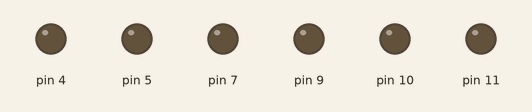
A sketch run on a simulated Arduino Uno, built with avr-gcc and run on an emulated ATmega328P. Parts: output pins drawn as LEDs (lit = HIGH).

Above: at 0.1 s.
At 2.6 s:
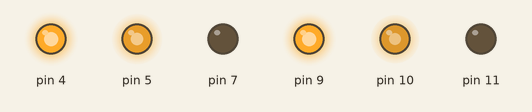
At 16.6 s:
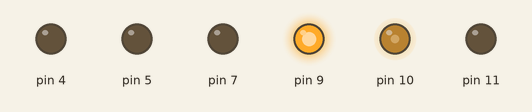
At 19.6 s:
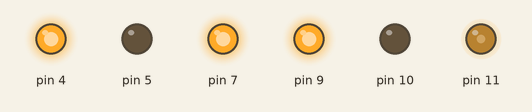
At 26.1 s:
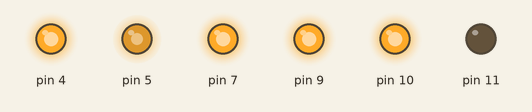
At 37.6 s:
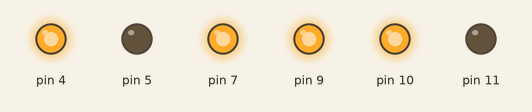
Timing chart, 0 to 40.0 s (numbered marks = the images above):
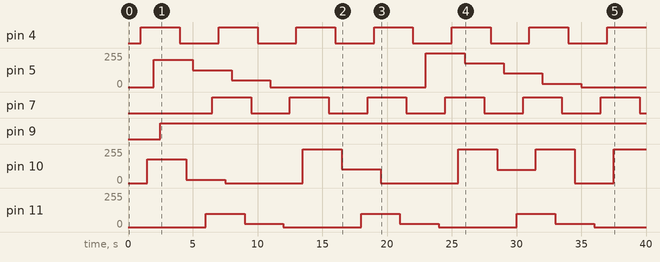

The sketch:

BlinkBeat.ino
```cpp
// this is the object file for the blinking object
// it represents a light from a specific output
// with a feature that indicates if it fades or blinks
// and determines the rest time (from off mode
// can also sync to other BlinkBeats

class BlinkBeat {

  private:
    int _pin; // the output pin
    bool _isFade; // does this fade or just blink
    int _onTime; // how long it is on fir
    int _coolDownTime; // the off time
    int _Voltage; // max voltage of this pin
    bool _currentState; // true for it is its on
    unsigned long _setTime; // the specific time right now for the object

  public:

  // Constructor
  BlinkBeat(int pin, bool fade , int onTime , int coolDownTime , int Voltage  , bool currentState ) {
    _pin = pin;
    _isFade = fade;
    _onTime = onTime;
    _coolDownTime = coolDownTime;
    _Voltage = Voltage;
    _currentState = currentState;
    _setTime = 0;
    pinMode(_pin, OUTPUT);
  }

  // Syncs this BlinkBeat with theo ther in terms of onTime, coolDownTime, currentState, and setTime
  void sync(BlinkBeat other) {
    _onTime = other._onTime;
    _coolDownTime = other._coolDownTime;
    _currentState = other._currentState;
    _setTime = 0;
    other._setTime = 0;
  }

  //checks status and updates fields, should be called only once per loop
  void checkStatus() {
    delay(500);
    unsigned long timeCheck = millis() - _setTime;
    if (_currentState && timeCheck >= _onTime) {
      _currentState = false;
      digitalWrite(_pin, LOW);
      _setTime = millis();
    } else if (!_currentState && !_isFade && timeCheck >= _coolDownTime) {
      _currentState = true;
      digitalWrite(_pin, HIGH);
      _setTime = millis();
    } else if (_currentState && _isFade) {
      int voltLevel = (int) ((1.0 * _Voltage / _onTime) * (_onTime - timeCheck));
      analogWrite(_pin, voltLevel);
    } else if (!_currentState && _isFade && timeCheck >= _coolDownTime) {
      analogWrite(_pin, _Voltage);
      _currentState = true;
      _setTime = millis();
    }
  }
};

BlinkBeat test1 = BlinkBeat(7, false, 2000, 2000, HIGH, true);
BlinkBeat test2 = BlinkBeat(4, false, 500, 500, HIGH, false);
BlinkBeat test3 = BlinkBeat(10, true, 5000, 5000, 255, true);
BlinkBeat component1 = BlinkBeat(5, true, 10000, 10000, 255, true);
BlinkBeat component2 = BlinkBeat(9, true, 50000, 50000, 100, true);
BlinkBeat component3 = BlinkBeat(11, true, 4000, 4000, 100, false);
void setup() {
  Serial.begin(9600);
}

void loop() {
  test1.checkStatus();
  test2.checkStatus();
  test3.checkStatus();
  component1.checkStatus();
  component2.checkStatus();
  component3.checkStatus();
  if (millis() > 30000 && millis < 31000) {
    test1.sync(test2);
    test3.sync(test1);
  }
  if (millis() > 50000 && millis < 51000) {
    component1.sync(component2);
    component3.sync(component1);
  }

}
```

Measured:
- by itself, pin 4, pin 7: alternates HIGH for 3.0 s and LOW for 3.0 s
- by itself, pin 5: ramps from 255/255 to 0/255 and jumps back, once every 21.0 s
- by itself, pin 9: LOW → HIGH at 2.5 s
- by itself, pin 10: 0/255 → 178/255 at 1.5 s, → 25/255 3.0 s later, → 0/255 3.0 s later, → 255/255 6.0 s later, … (11 changes in this stretch)
- by itself, pin 11: 0/255 → 100/255 at 6.0 s, → 25/255 3.0 s later, → 0/255 3.0 s later, → 100/255 6.0 s later, … (9 changes in this stretch)
